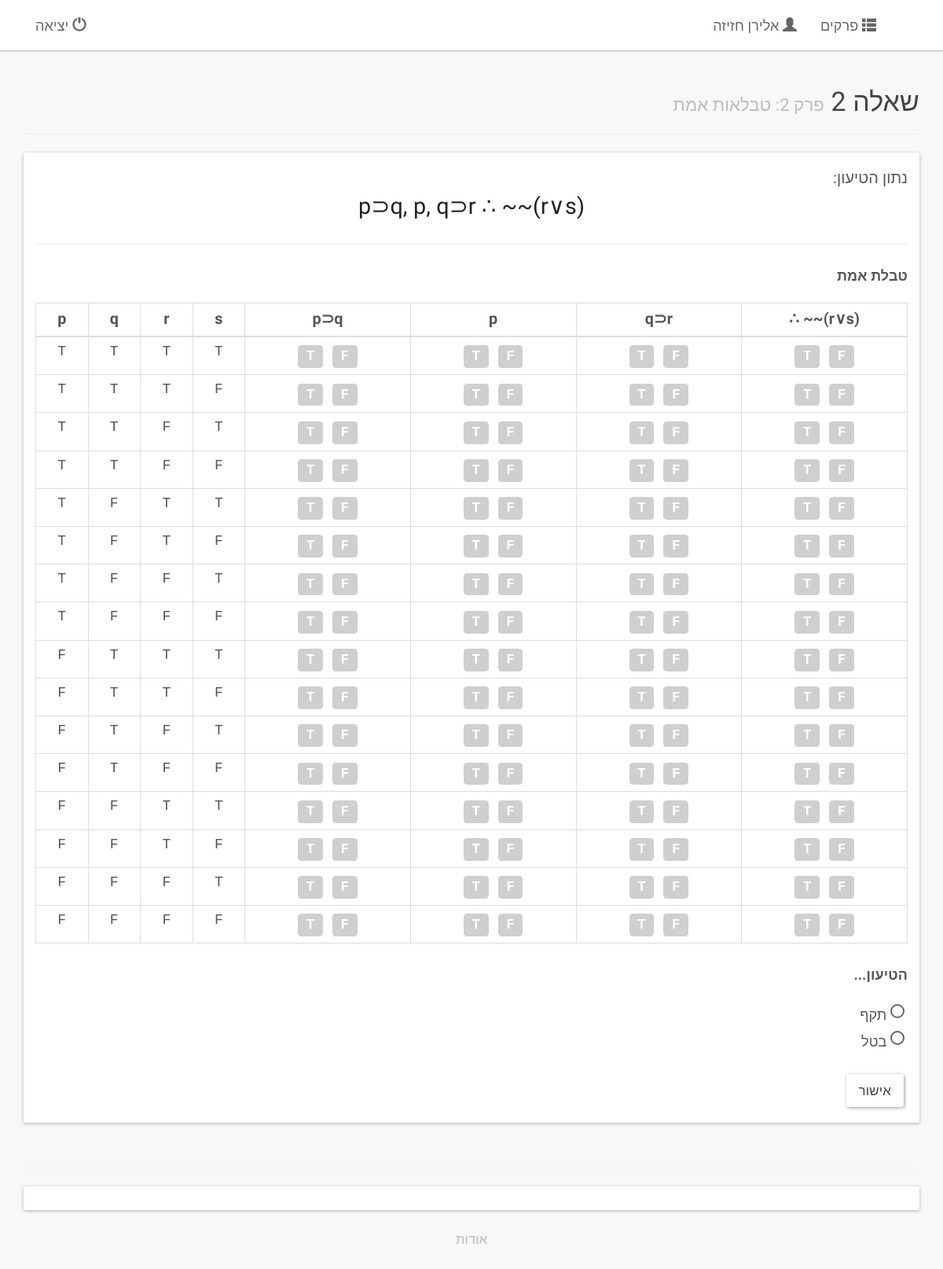
Page /frege/2/2/ (signed in) on the committed database.
### logic/models.py (models this page shows, shortened)
class Chapter(models.Model):
    number = models.PositiveIntegerField(verbose_name='מספר', unique=True)
    title = models.CharField(verbose_name='כותרת', max_length=30)
    def num_questions(self):
        return Question._count(chapter__number=self.number)
    num_questions.short_description = 'מספר שאלות'
    def questions(self):
        return Question._filter(chapter__number=self.number)
    class Meta:
        verbose_name = 'פרק'
        verbose_name_plural = 'פרקים'
        ordering = ['number']

class FormalQuestion(Question):
    class Meta(Question.Meta):
        abstract = True

class TruthTableQuestion(FormalQuestion):
    FORMULA = 'F'
    SET = 'S'
    ARGUMENT = 'A'
    TABLE_CHOICES = (
        (FORMULA, 'נוסחה'),
        (SET,'קבוצה'),
        (ARGUMENT, 'טיעון'),
    )
    table_type = models.CharField(verbose_name='סוג',max_length=1,choices=TABLE_CHOICES)
    formula = models.CharField(verbose_name='נוסחה/טיעון/קבוצה', max_length=60)
    @property
    def is_formula(self):
        return self.table_type == self.FORMULA
    @property
    def is_set(self):
        return self.table_type == self.SET
    @property
    def is_argument(self):
        return self.table_type == self.ARGUMENT
    def display(self):
        if self.is_formula:
            return self.formula
        if self.is_set:
            return FormulaSet(self.formula).display
        if self.is_argument:
            return Argument(self.formula).display
    class Meta(FormalQuestion.Meta):
        verbose_name = 'שאלת טבלת אמת'
        verbose_name_plural = 'שאלות טבלת אמת'
        unique_together = ('chapter', 'formula')

### logic/views.py (the view, shortened to what this page needs)
# urls.py: url(r'^(?P<chnum>[0-9]+)/(?P<qnum>[0-9]+)/$', views.QuestionView.as_view(), name='question'),
class QuestionView(LoginRequiredMixin, generic.DetailView):
    template_name = 'logic/chapter.html'
    context_object_name = 'question'
    def __init__(self, *args, **kwargs):
        super(QuestionView, self).__init__(*args, **kwargs)
        self.context_handlers = {
            ChoiceQuestion: self._handle_choice_context,
            FormulationQuestion: self._handle_formulation_context,
            TruthTableQuestion: self._handle_truth_table_context,
            DeductionQuestion: self._handle_deduction_context,
        }
        self.post_handlers = {
            ChoiceQuestion: self._handle_choice_post,
            FormulationQuestion: self._handle_formulation_post,
            TruthTableQuestion: self._handle_truth_table_post,
            DeductionQuestion: self._handle_deduction_post,
        }
    def get_object(self):
        return get_question_or_404(chapter__number=self.kwargs['chnum'], number=self.kwargs['qnum'])
    def get_context_data(self, **kwargs):
        context = super(QuestionView, self).get_context_data(**kwargs)
        question = self.object
        context['chapter'] = question.chapter
        context['chap_questions'] = chapter_questions_user_data(question.chapter, self.request.user)
        submission = ChapterSubmission.objects.filter(chapter=question.chapter).first()
        if submission:
            context['complete'] = submission.is_complete()
            context['remaining'] = submission.max_attempts - submission.attempt
        answer = None
        user_answer = UserAnswer.objects.filter(
            user=self.request.user,
            chapter=question.chapter,
            question_number=question.number,
            is_followup = self._is_followup(),
        ).first()
        if user_answer:
            answer = user_answer.answer
        context.update(
            self.context_handlers[type(question)](question, answer)
        )
        return context
    def _is_followup(self):
        return self.__class__ == FollowupQuestionView
    def _handle_truth_table_context(self, question, answer):
        self.template_name = 'logic/truth_table.html'
        context = {}
        if question.is_formula:
            formulas = [Formula(question.formula)]
            options = formulas[0].options
        elif question.is_set:
            formulas = FormulaSet(question.formula)
            options = formulas.options
        elif question.is_argument:
            formulas = Argument(question.formula)
            options = formulas.options
        context['formulas'] = formulas
        context['truth_table'] = MultiTruthTable(formulas)
        context['options'] = options
        if answer:
            answer_tt, answer_option = answer.split('#')
            context['answer'] = ast.literal_eval(answer_tt)
            context['answer_option'] = int(answer_option)
        return context

### logic/formula.py (called while the page is built)
    def _strip(self, string):
        if not string:
            return string
        if string[0] == '(' and string[-1] == ')':
            nesting = 0
            for i, c in enumerate(string):
                if c == ')':
                    nesting -= 1
                    if nesting == 0:
                        if i == (len(string) - 1):
                            return self._strip(string[1:-1])
                        return string
                elif c == '(':
                    nesting += 1
        return string

    def _validate(self):
        if self.is_atomic:
            assert not self.sf1 and not self.sf2
            if len(self.literal) > 1:
                raise ValueError('%s is invalid; only 1 letter atoms are allowed' % self.literal)
            if len(self.literal) == 0:
                raise ValueError('empty formula')
            if not self.literal.isalpha() or re.findall('[^ a-zA-Z]', self.literal, flags=re.UNICODE):
                raise ValueError('%s must be a latin letter')
        else:
            assert len(self.literal) > 1
            assert self.sf1
            if self.con in BINARY_CONNECTIVES:
                assert self.sf2

    @property
    def variables(self):
        if not hasattr(self, '_vars'):
            var_list = self._var_list()
            var_list = list(set(var_list))
            var_list.sort()
            self._vars = var_list
        return self._vars

    def _var_list(self):
        if self.is_atomic:
            return [self.literal]
        if self.is_unary:
            return self.sf1._var_list()
        return self.sf1._var_list() + self.sf2._var_list()

    @property
    def is_atomic(self):
        return not self.con

    @property
    def is_unary(self):
        return self.con == NEG

    @property
    def is_binary(self):
        return self.con in BINARY_CONNECTIVES

    def __eq__(self, other):
        if not isinstance(other, Formula):
            return False
        if self.literal == other.literal:
            return True
        if not self.con:
            return False
        if self.con == other.con:
            if self.sf1 == other.sf1 and self.sf2 == other.sf2:
                return True
            if self.con in COMMUTATIVE and self.sf1 == other.sf2 and self.sf2 == other.sf1:
                return True
        return False

    def __hash__(self):
        return hash(self.literal)

    def __unicode__(self):
        return self.literal

### logic/templates/logic/truth_table.html (shortened to what this page needs)
{% extends "logic/question_base.html" %}
{% load index %}
{% block question_text %}{% if question.is_formula %}נתונה הנוסחה:{% elif question.is_set %}נתונה הקבוצה:{% else %}נתון הטיעון:{% endif %}<p class="text-center formal formal-dsp">{{question.display}}</p>{% endblock %}
{% block question_instruction %}טבלת אמת{% endblock %}
{% block question_content %}
  <div class="table-responsive">
    <table class="table table-bordered table-condensed table-hover noselect formal" style="table-layout: fixed !important;">
      <thead>
        <tr style="font-size: 110%;">
        {% for var in truth_table.variables %}
          <th class="text-center" style="width: 6%;">{{var}}</th>
        {% endfor %}
        {% for formula in formulas %}
          <th class="text-center" ondblclick="unselectall({{forloop.counter}})">{% if formula == formulas.conclusion %}∴ {% endif %}{{formula}}</th>
        {% endfor %}
        </tr>
      </thead>
      <tbody class="mono">
      {% for row in truth_table.values %}
        <tr class="text-center">
        {% for value in row %}
          <td>{{value|yesno:"T,F"}}</td>
        {% endfor %}
        {% for formula in formulas %}
          <td>
            <div class="btn-group" role="group" style="font-size: 130%;">
              <label class="label label-default" style="opacity: 0.7; margin: -1px; display: {% if answer %}none{% else %}inline{% endif %};" id='t{{forloop.parentloop.counter}}{{forloop.counter}}' onclick="select('t', '{{forloop.parentloop.counter}}{{forloop.counter}}')">T</label>
              <label class="label label-default" style="opacity: 0.7; margin: -1px; display: {% if answer %}none{% else %}inline{% endif %};" id='f{{forloop.parentloop.counter}}{{forloop.counter}}' onclick="select('f', '{{forloop.parentloop.counter}}{{forloop.counter}}')">F</label>
            </div>
          </td>
        {% endfor %}
        </tr>
      {% endfor %}
      </tbody>
    </table>
  </div>
  <div>
    <p style="font-weight: bold;">{% if question.is_formula %}הנוסחה היא...{% elif question.is_set %}הקבוצה...{% else %}הטיעון...{% endif %}</p>
    <form id=options>
    {% for option in options %}
        <input name="option" value="{{option.num}}" type="radio" {% if answer and option.num == answer_option %}checked{% endif %}> {{option.desc}}<br>
    {% endfor %}
    </form>
  </div>
{% endblock question_content %}

### logic/templates/logic/chapter_base.html (shortened to what this page needs)
{% extends "logic/base.html" %}
{% block content %}
  <div class="container">
    <div id="topic" class="page-header noselect">
    <h3>{% block topic_header %}{% endblock %} <small>פרק {{ chapter.number }}: {{ chapter.title }}</small></h3>
    </div>
  {% block chapter_content %}
  {% endblock %}
  </div>
{% endblock content %}

### logic/templates/logic/base.html (shortened to what this page needs)
{% extends "logic/basic_base.html" %}
{% block body_content %}
    <nav class="navbar navbar-default navbar-fixed-top noselect" style="background-color: rgba(255,255,255,0.9);">
      <div class="container">
        <div id="navbar" class="navbar-collapse collapse">
          <ul class="nav navbar-nav pull-right">
            <li><a href="{% url 'logic:user'%}"><span class="glyphicon glyphicon-user"></span> {% firstof user.get_full_name user.get_username %}</a></li>
            <li><a href="{% url 'logic:index'%}"><span class="glyphicon glyphicon-th-list"></span> פרקים</a></li>
          </ul>
          <ul class="nav navbar-nav pull-left">
            <li><a href="{% url 'logout'%}"><span class="glyphicon glyphicon-off"></span> יציאה</a></li>
          </ul>
        </div>
      </div>
    </nav>
{% block content %}
{% endblock content %}
{% endblock body_content %}

### logic/static/logic/css/mycss.css (style rules this page uses)
body { background-color: #F8F8F8; padding-top: 65px; direction: rtl; font-family: 'Alef', sans-serif; font-size: large; color: rgb(85,85,85) !important; }
table { table-layout: fixed; }
.table-condensed>thead>tr>th, .table-condensed>tbody>tr>th, .table-condensed>tfoot>tr>th, .table-condensed>thead>tr>td, .table-condensed>tbody>tr>td, .table-condensed>tfoot>tr>td { padding: 2px; }
.formal { font-family: 'Trirong', serif; direction: ltr; }
.formal-dsp { font-size: 160%; margin-top: -30px; color: #222; }
.mono { font-family: 'Lucida Console', Monaco, monospace; }
.noselect { -webkit-touch-callout: none; -webkit-user-select: none; -khtml-user-select: none; -moz-user-select: none; -ms-user-select: none; user-select: none; cursor: default; }
html { position: relative; min-height: 100%; }
body { margin-bottom: 60px; }

### rows in the picture
Chapter: number "2", title "טבלאות אמת"
TruthTableQuestion: display "p⊃q, p, q⊃r ∴ ~~(r∨s)"

### other values in the picture
{{ var }} "p" "q" "r" "s"
{{ value|yesno:"T,F" }} "T" "T" "T" "T" "T" "T" "T" "F" "T" "T" "F" "T" "T" "T" "F" "F" "T" "F" "T" "T" "T" "F" "T" "F" "T" "F" "F" "T" "T" "F" "F" "F" "F" "T" "T" "T" "F" "T" "T" "F" "F" "T" "F" "T" "F" "T" "F" "F" "F" "F" "T" "T" "F" "F" "T" "F" "F" "F" "F" "T" "F" "F" "F" "F"
{{ option.desc }} "תקף" "בטל"
